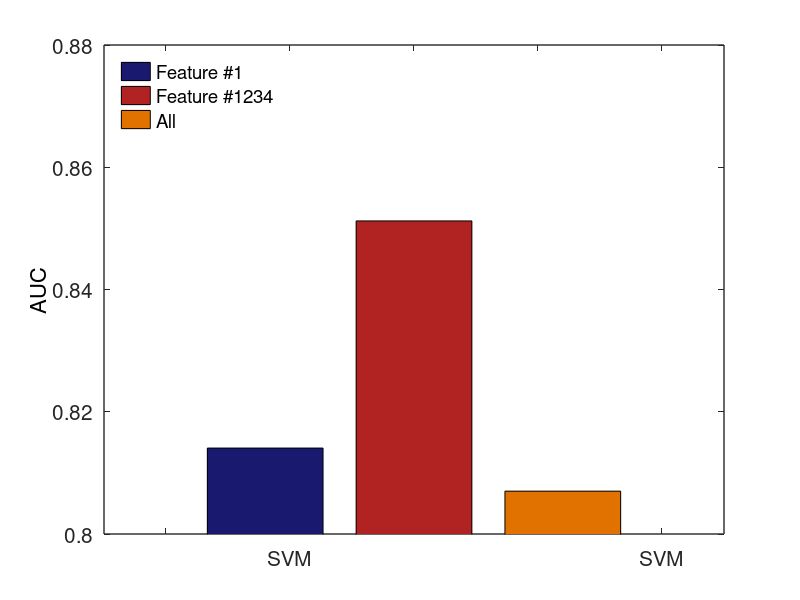

The MATLAB source for this figure: (Note: this script raises an error after producing the figure.)
%% =====================================================================
% settings
LINE_WIDTH = 1.5;
MAKRER_SIZE = 10;

LINE_COLOR_2 = [178 34 34]./[256];
LINE_COLOR_1 = [25 25 112 ]./[256];
LINE_COLOR_3 =[227 114 0]./[256];
LINE_COLOR_4 = [47 145 66]./[256];
LINE_COLOR_5 = [128 0 255]./[256];
LINE_COLOR_6 = [0 128  196]./[256];

MARKER_1 = 'square'
MARKER_2 = '^'
MARKER_3 = 'diamond'
MARKER_4 = 'v'
MARKER_5 = 'o'

% font
FONT_SIZE_LEGEND = 13;
FONT_SIZE_AXIS = 15;
FONT_SIZE_LABEL = 16;
FONT_SIZE_TITLE = 18;

% axis
LINE_WIDTH_AXIS = 1;
LABEL_X = 'NA';
LABEL_Y = 'AUC';
LABEL_TITLE = '';
FLAG_GRID_Y = 'off';

% legend
LEGEND_TEXT_1 = '{\it\varsigma}_0=0.3';
LEGEND_TEXT_2 = '{\it\varsigma}_0=0.5';
LEGEND_TEXT_3 = '{\it\varsigma}_0=0.7';
LEGEND_TEXT_4 = '{\it\varsigma}_0=0.9';
LEGEND_POSITION = 4;

%% =====================================================================


%X = [1,2,3,4,5,6]

Y = [0.81406 0.85122 0.80701 ;0 0 0 ];


%E = [2 2;2 2; 3 2; 4 2; 4 3;4 3]./200





%% =====================================================================
% create a new figure window
fig = figure();
set(fig, 'Position', [1 1 640 480]);
hold on;
h = bar(Y);
set(h(1),'facecolor',LINE_COLOR_1) 
set(h(2),'facecolor',LINE_COLOR_2) 
set(h(3),'facecolor',LINE_COLOR_3) 






%% =====================================================================
% conigure legend
hL= legend('Feature #1','Feature #1234','All','location','northwest')
legend(hL, 'boxoff');


%% =====================================================================
% configure axis

axis([0.5,1.5,0.8,0.88])

hA = gca;
set(hA, 'FontSize', FONT_SIZE_AXIS);
set(hA, 'LineWidth', LINE_WIDTH_AXIS);
set(hA, 'YGrid', FLAG_GRID_Y);
% set(hA, 'Color', [1,0,1]); % background
% set(hA, 'XColor', [1,1,0]);
% set(hA, 'YColor', [1,0,1]);

% set(hA, 'XTickLabel',{'one';'two';'three'});
set(gca,'XTickLabel',{' ','SVM', ''})
%hX = xlabel(LABEL_X);
hY = ylabel(LABEL_Y);
%set(hX, 'FontSize', FONT_SIZE_LABEL);
%set(hX, 'Color', 'k');
set(hY, 'FontSize', FONT_SIZE_LABEL);
set(hY, 'Color', 'k');


hT = title(LABEL_TITLE);
set(hT, 'FontSize', FONT_SIZE_TITLE);

box on;
hold off;
export_fig feature_svm -eps -transparent;

%% =====================================================================
% end
